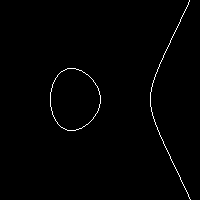

Source code (Python):
from __future__ import division
from numpy import sin, cos, sqrt
from PIL import Image
import numpy as np

# Creating 200 x 200 pixels array object
q4_shape = np.zeros((200,200), dtype=np.uint8)

# Implicit routine: (x,y) -> y^2 - x^3 + x
def F(x,y):
    return y**2 - x**3 + x

for x in range(0,200):
    for y in range(0,200):
        Xf = (x-0.5-100)/50
        Yf = (y-100)/50
        z1 = F(Xf,Yf)

        Xf = (x+0.5-100)/50
        Yf = (y-100)/50
        z2 = F(Xf,Yf)

        Xf = (x-100)/50
        Yf = (y-0.5-100)/50
        z3 = F(Xf,Yf)

        Xf = (x-100)/50
        Yf = (y+0.5-100)/50
        z4 = F(Xf,Yf)

        all_pos = z1 > 0 and z2 > 0 and z3 > 0 and z4 > 0
        all_neg = z1 < 0 and z2 < 0 and z3 < 0 and z4 < 0

        # Defining color of points in F
        if  not (all_pos or all_neg):
            q4_shape[199-y][x] = 255

# Saving image from array of points
Image.fromarray(q4_shape).save('q4.png')
